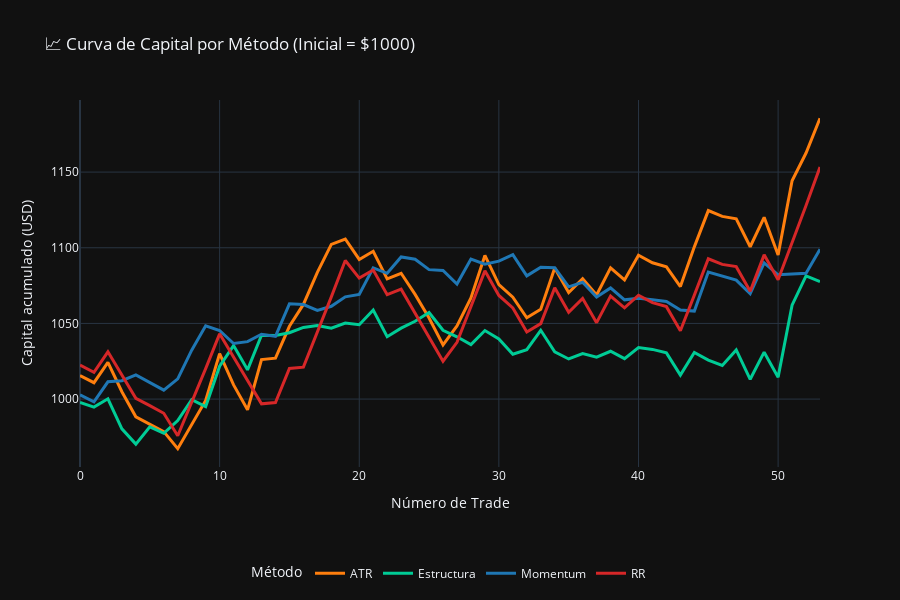

This figure's notebook cell:
### Code cell
# ==========================================================
# 🪙 BLOQUE 12 — Equity Curve comparativa (Plotly)
# ==========================================================


def equity_curve_por_metodo(df_trades_all, capital_inicial=1000):
    """
    Construye la curva de capital (equity curve) acumulando retornos
    por método. Asume que Retorno (%) está expresado en porcentaje real.
    """
    curvas = {}
    for metodo, subset in df_trades_all.groupby("Método"):
        subset = subset.sort_index().copy()
        subset["Equity"] = capital_inicial * (1 + subset["Retorno (%)"]/100).cumprod()
        curvas[metodo] = subset[["Equity"]]
    return curvas


# ==========================================================
# 🚀 Generar curvas de capital y graficar
# ==========================================================
capital_inicial = 1000
curvas = equity_curve_por_metodo(df_trades_all, capital_inicial=capital_inicial)

fig = go.Figure()

# Paleta personalizada coherente con tus colores previos
colores = {
    "Estructura": "#00cc96",
    "Momentum": "#1f77b4",
    "ATR": "#ff7f0e",
    "RR": "#d62728"
}

for metodo, dfc in curvas.items():
    fig.add_trace(go.Scatter(
        y=dfc["Equity"],
        mode="lines",
        name=f"{metodo}",
        line=dict(width=3, color=colores.get(metodo, None)),
        hovertemplate=f"{metodo}<br>Capital: $%{{y:.2f}}"
    ))

# --- Layout ---
fig.update_layout(
    title=f"📈 Curva de Capital por Método (Inicial = ${capital_inicial})",
    xaxis_title="Número de Trade",
    yaxis_title="Capital acumulado (USD)",
    template="plotly_dark",
    legend=dict(title="Método", orientation="h", y=-0.25, x=0.5, xanchor="center"),
    height=600,
    hovermode="x unified"
)

fig.show()

### Figure 1 — Plotly figure (JSON) as saved in the notebook; plotly's stock layout.template omitted (floating-point values rounded to 4 significant figures)
{"data": [{"hovertemplate": "ATR<br>Capital: $%{y:.2f}", "line": {"color": "#ff7f0e", "width": 3}, "mode": "lines", "name": "ATR", "type": "scatter", "y": [1016.0, 1011.0, 1024.0, 1005.0, 988.3, 983.5, 978.5, 967.2, 983.4, 999.1, 1030.0, 1009.0, 992.9, 1026.0, 1027.0, 1048.0, 1063.0, 1084.0, 1102.0, 1106.0, 1092.0, 1098.0, 1079.0, 1083.0, 1069.0, 1054.0, 1036.0, 1048.0, 1067.0, 1095.0, 1076.0, 1067.0, 1054.0, 1059.0, 1087.0, 1070.0, 1080.0, 1069.0, 1087.0, 1079.0, 1095.0, 1090.0, 1087.0, 1074.0, 1101.0, 1125.0, 1121.0, 1119.0, 1101.0, 1120.0, 1095.0, 1144.0, 1163.0, 1186.0]}, {"hovertemplate": "Estructura<br>Capital: $%{y:.2f}", "line": {"color": "#00cc96", "width": 3}, "mode": "lines", "name": "Estructura", "type": "scatter", "y": [997.8, 994.7, 1000.0, 980.3, 970.2, 981.6, 977.4, 985.8, 999.6, 995.0, 1022.0, 1035.0, 1019.0, 1042.0, 1042.0, 1044.0, 1047.0, 1049.0, 1047.0, 1050.0, 1049.0, 1059.0, 1041.0, 1047.0, 1051.0, 1057.0, 1045.0, 1041.0, 1036.0, 1045.0, 1040.0, 1030.0, 1033.0, 1045.0, 1031.0, 1027.0, 1030.0, 1028.0, 1032.0, 1027.0, 1034.0, 1033.0, 1031.0, 1016.0, 1031.0, 1026.0, 1022.0, 1032.0, 1013.0, 1031.0, 1014.0, 1062.0, 1081.0, 1078.0]}, {"hovertemplate": "Momentum<br>Capital: $%{y:.2f}", "line": {"color": "#1f77b4", "width": 3}, "mode": "lines", "name": "Momentum", "type": "scatter", "y": [1003.0, 998.2, 1011.0, 1012.0, 1016.0, 1011.0, 1006.0, 1013.0, 1032.0, 1048.0, 1045.0, 1037.0, 1038.0, 1043.0, 1041.0, 1063.0, 1062.0, 1059.0, 1061.0, 1068.0, 1069.0, 1087.0, 1083.0, 1094.0, 1092.0, 1086.0, 1085.0, 1076.0, 1093.0, 1089.0, 1091.0, 1095.0, 1081.0, 1087.0, 1087.0, 1074.0, 1077.0, 1067.0, 1073.0, 1066.0, 1067.0, 1066.0, 1065.0, 1059.0, 1058.0, 1084.0, 1081.0, 1079.0, 1070.0, 1090.0, 1082.0, 1083.0, 1083.0, 1099.0]}, {"hovertemplate": "RR<br>Capital: $%{y:.2f}", "line": {"color": "#d62728", "width": 3}, "mode": "lines", "name": "RR", "type": "scatter", "y": [1022.0, 1018.0, 1031.0, 1016.0, 1001.0, 995.7, 990.6, 975.8, 997.7, 1020.0, 1043.0, 1027.0, 1012.0, 996.9, 997.8, 1020.0, 1021.0, 1044.0, 1068.0, 1092.0, 1080.0, 1085.0, 1069.0, 1073.0, 1057.0, 1041.0, 1025.0, 1038.0, 1061.0, 1085.0, 1068.0, 1060.0, 1044.0, 1050.0, 1073.0, 1057.0, 1067.0, 1051.0, 1068.0, 1060.0, 1069.0, 1064.0, 1061.0, 1045.0, 1069.0, 1093.0, 1089.0, 1088.0, 1071.0, 1095.0, 1079.0, 1103.0, 1128.0, 1153.0]}], "layout": {"height": 600, "hovermode": "x unified", "legend": {"orientation": "h", "title": {"text": "Método"}, "x": 0.5, "xanchor": "center", "y": -0.25}, "title": {"text": "📈 Curva de Capital por Método (Inicial = $1000)"}, "xaxis": {"title": {"text": "Número de Trade"}}, "yaxis": {"title": {"text": "Capital acumulado (USD)"}}}}
